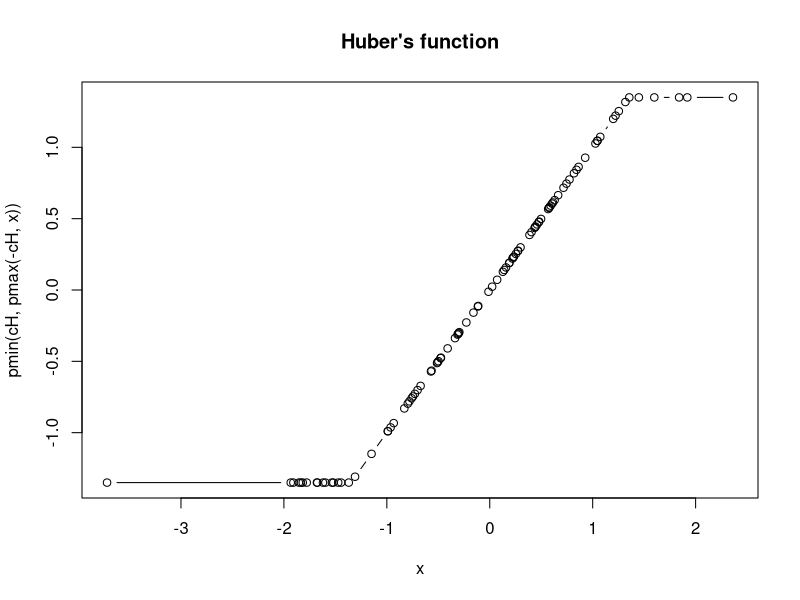
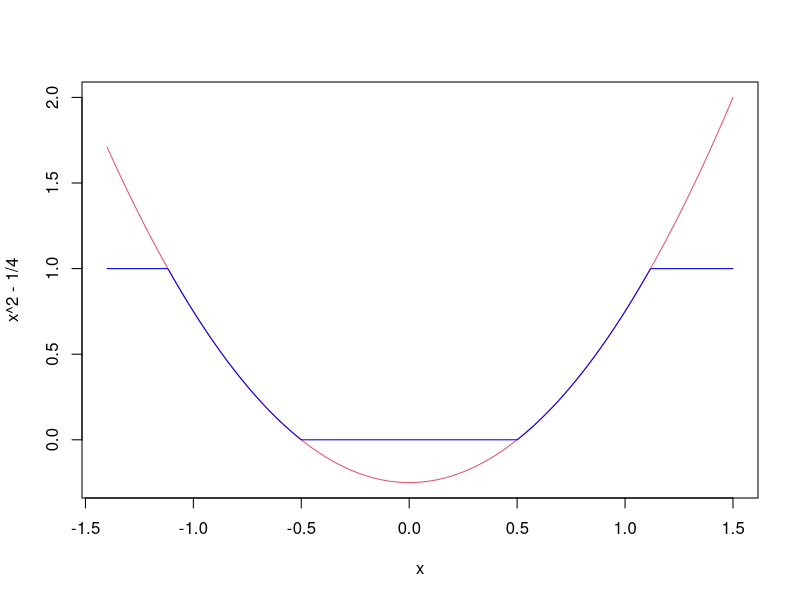
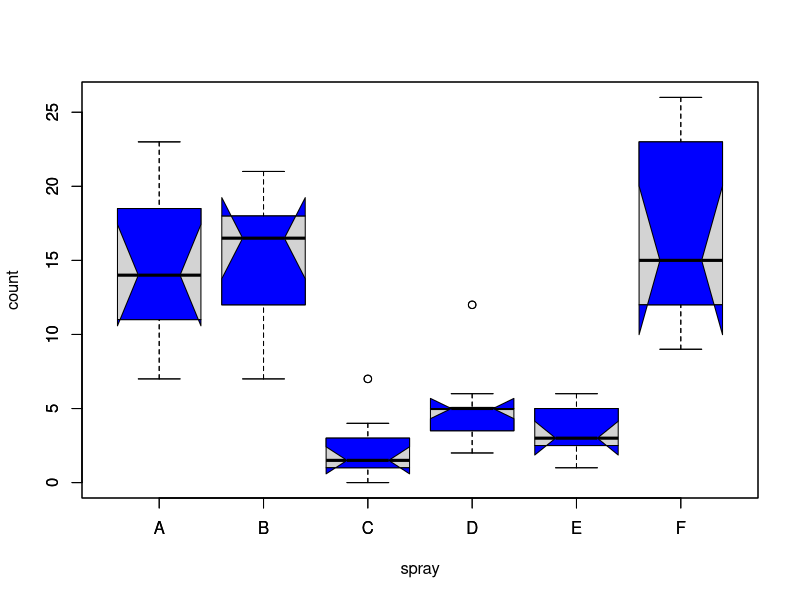
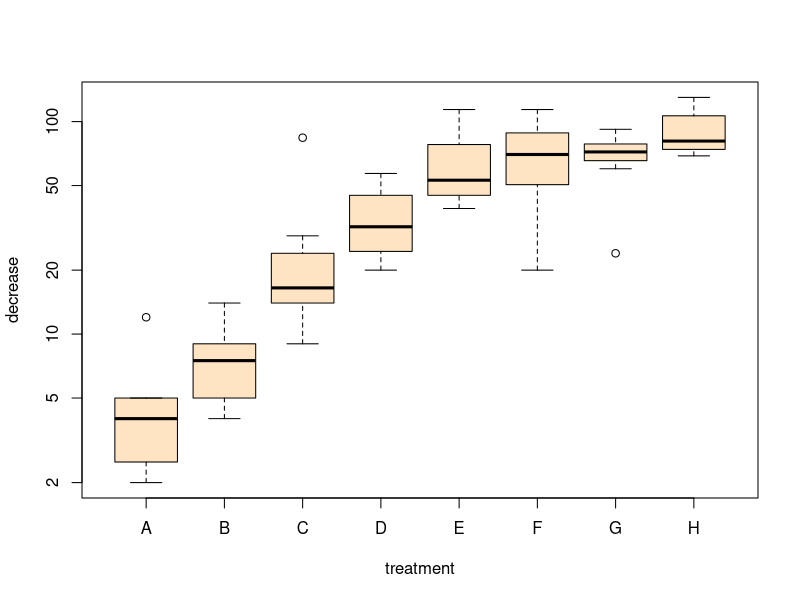
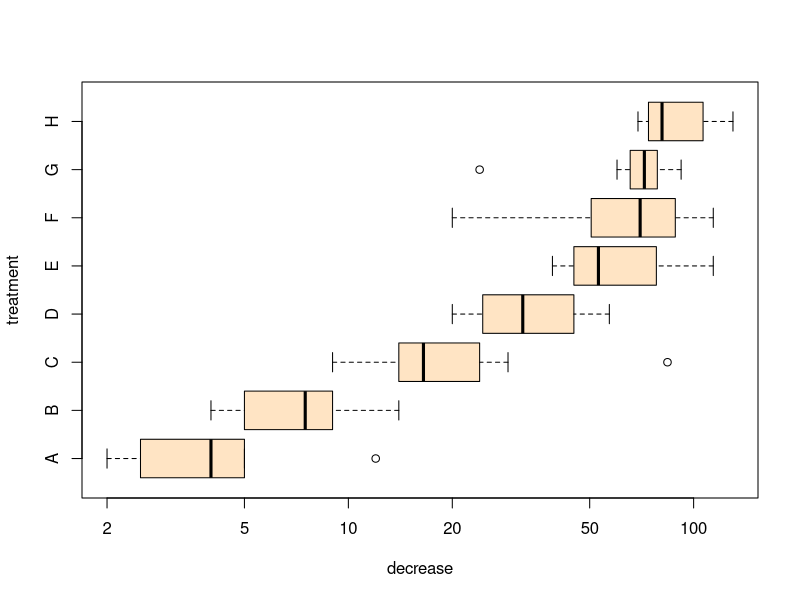
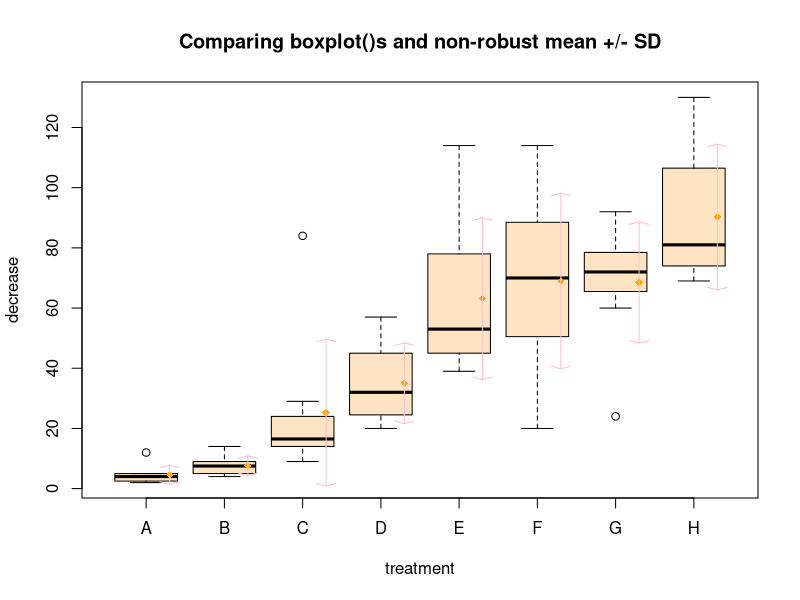
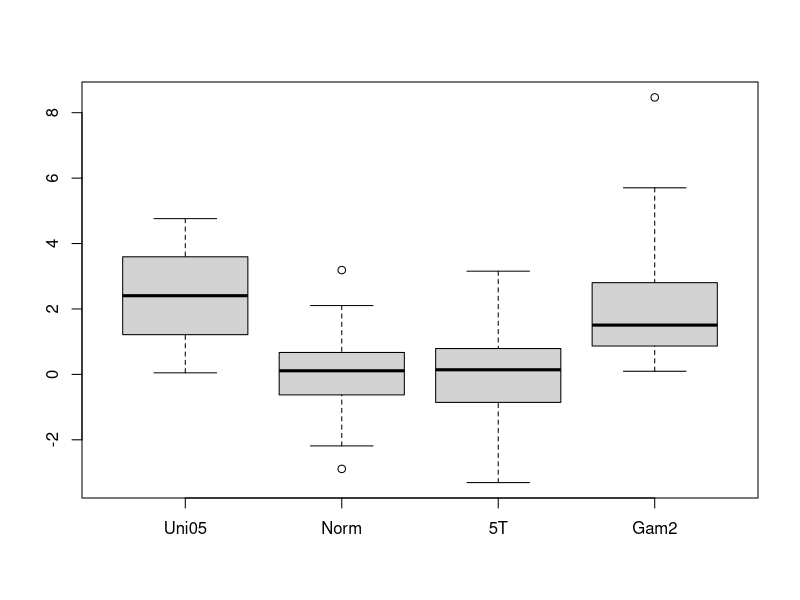
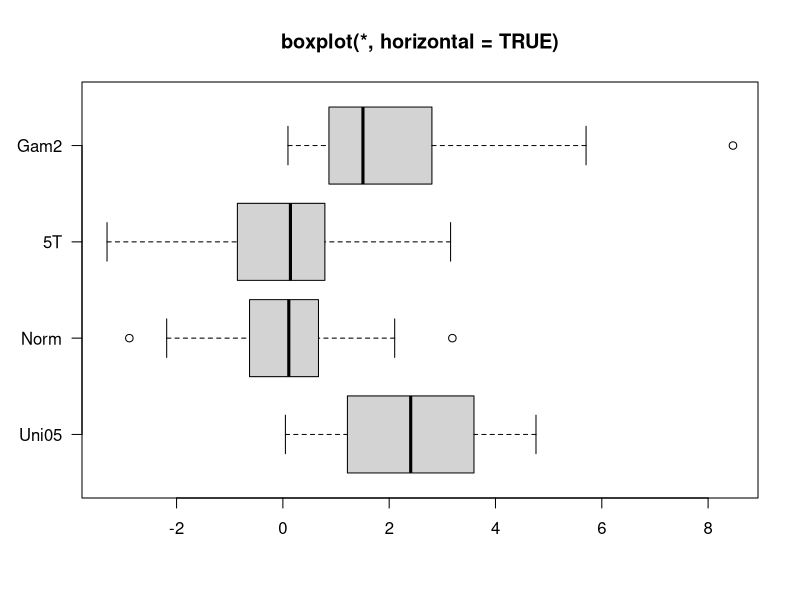

These charts were generated, in order, by the following R code: (Note: this script raises an error after producing the figures.)
## ---- chunk 1
1 + 1
## ---- chunk 2
"Go Jacks"
## ---- chunk 3
3 < 4
## ---- chunk 4
2 + 2 == 5
## ---- chunk 5
T == TRUE
## ---- chunk 6
x = 42
## ---- chunk 7
x <- 42
## ---- chunk 8
x / 2
## ---- chunk 9
x <- "Go Jacks!"
## ---- chunk 10
x
## ---- chunk 11
x <- TRUE
## ---- chunk 12
sum(1, 3, 5)
## ---- chunk 13
rep("Yo ho!", times = 3)
## ---- chunk 14
? sum 
## ---- chunk 15
example(min)
## ---- chunk 16
min(5:1, pi)  # -> one number
## ---- chunk 17
example(boxplot)  # bring example of boxplot
## ---- chunk 18
max(1, 3, 5)  # return the maximum value of a vector
## ---- chunk 19
c(7, 3, 9)
## ---- chunk 20
fishes <- c(7, 3, 9)
fishes
## ---- chunk 21
barplot(fishes)  # figure 6.1A
## ---- chunk 22
sum(fishes)
## ---- chunk 23
fishes[3]
## ---- chunk 24
fishes[2] <- fishes[2] + 1 
## ---- chunk 25
fishes[2] <- 4
fishes
## ---- chunk 26
fishes2 <- fishes - 1
fishes2
## ---- chunk 27
stolen <- c(0, 3, 4)  # a new vector
fishes2 - stolen
## ---- chunk 28
names(fishes) <- c("Tom", "Jerry", "Mickey")
## ---- chunk 29
fishes
barplot(fishes)   # see figure 6.1B
## ---- chunk 30
knitr::include_graphics("images/img0601_fish.png")
## ---- chunk 31
fishes["Jerry"]
## ---- chunk 32
2 * fishes
## ---- chunk 33
sum(fishes ^ 2)
## ---- chunk 34
c(1, TRUE, "three")
## ---- chunk 35
5:9
## ---- chunk 36
seq(5, 9)
## ---- chunk 37
seq(5, 9, .5)
## ---- chunk 38
x <- seq(1, 20, 0.1)
y <- sqrt(x)
## ---- chunk 39
plot(x, y)
## ---- chunk 40
a <- c(1, 3, NA, 7, 9)
sum(a)
## ---- chunk 41
? sum
## ---- chunk 42
sum(a, na.rm = TRUE)
## ---- chunk 43
is.na(a)
## ---- chunk 44
y <- list(height = 5,name = "John Doe", BP = c(100, 77))  # a list with 3 components
## ---- chunk 45
y[[3]]
## ---- chunk 46
y$BP
## ---- chunk 47
result <- t.test(rnorm(100), rnorm(100))  # rnorm(100): 100 random number
result  # A list holds all  results of t-test
result$p.value  # This retrieves just the P value
result$estimate  # this returns a vector containing two values
## ---- chunk 48
? t.test
## ---- chunk 49
pvalues <- rep(1, 500)  # define a vector containing 500 numbers, all equal to 1.
for (i in 1:500) {  # Loop: The values of i takes values from 1,2,3, …, 500
     result = t.test(rnorm(100), rnorm(100))    
     pvalues[i] = result$p.value  # P values are stored in the i-th element in the vector
}  
hist(pvalues)  # define
summary(pvalues)   
sum(pvalues < 0.05)  # Count how many P values are less than 0.05. 
## ---- chunk 50
knitr::include_graphics("images/img0701_string.png")
## ---- chunk 51
knitr::include_graphics("images/img0702_vector.png")
## ---- chunk 52
DNA <- "taaCCATTGtaaGAACATGGTTGTCcaaaCAAGATGCTAGT"
## ---- chunk 53
DNA <- toupper(DNA)
## ---- chunk 54
segs <- strsplit(DNA, "ATG")
## ---- chunk 55
segs <- unlist(segs)   
segs  # a vector of strings
segs[1]  # first segment
## ---- chunk 56
knitr::include_graphics("images/img0703_matrix.png")
## ---- chunk 57
knitr::include_graphics("images/img0704_dataframe.png")
